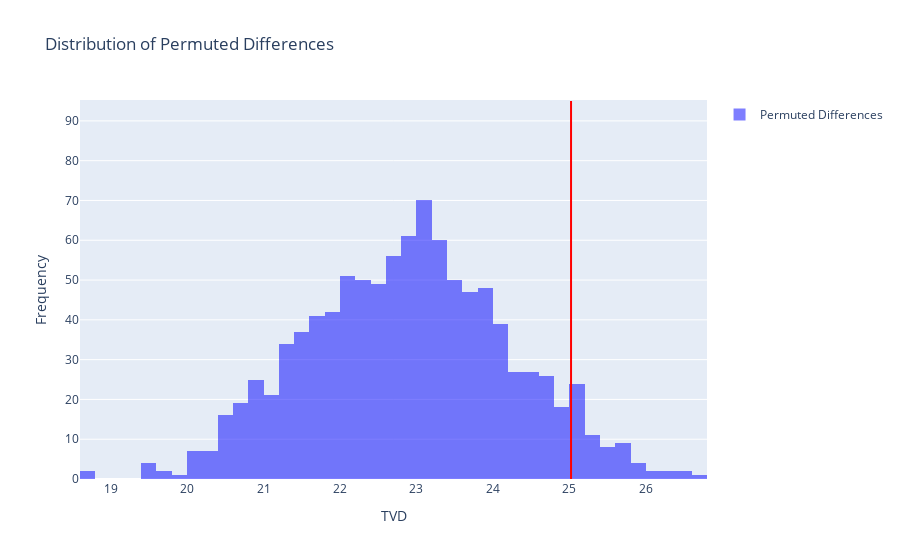

The notebook cell saved with this chart:
### Markdown cell above
Below is the graph of our result of permutation test, our p-value is greater than our significance level of 5%, so we fail to reject the null hypothesis. The significance of this is that it is highly possible that the missingness of Customer Affected does not depend on Postal Code.

### Code cell
fig = go.Figure()
fig.add_trace(go.Histogram(x=permuted_diffs, opacity=0.5, marker_color='blue', name='Permuted Differences'))
fig.add_shape(type="line", x0=observe_tvd, y0=0, x1=observe_tvd, y1=max(plt.hist(permuted_diffs, bins=30)[0]), line=dict(color="red", width=2))
fig.update_layout(xaxis_title='TVD', yaxis_title='Frequency', title='Distribution of Permuted Differences', showlegend=True)

### Figure 1 — Plotly figure (JSON) as saved in the notebook; plotly's stock layout.template omitted (floating-point values rounded to 4 significant figures; data arrays with more than 128 entries replaced by an {"elided": "..."} marker saying what was removed)
{"data": [{"marker": {"color": "blue"}, "name": "Permuted Differences", "opacity": 0.5, "type": "histogram", "x": {"elided": "1000 float values"}}], "layout": {"shapes": [{"line": {"color": "red", "width": 2}, "type": "line", "x0": 25.02, "x1": 25.02, "y0": 0, "y1": 95}], "showlegend": true, "title": {"text": "Distribution of Permuted Differences"}, "xaxis": {"title": {"text": "TVD"}}, "yaxis": {"title": {"text": "Frequency"}}}}
